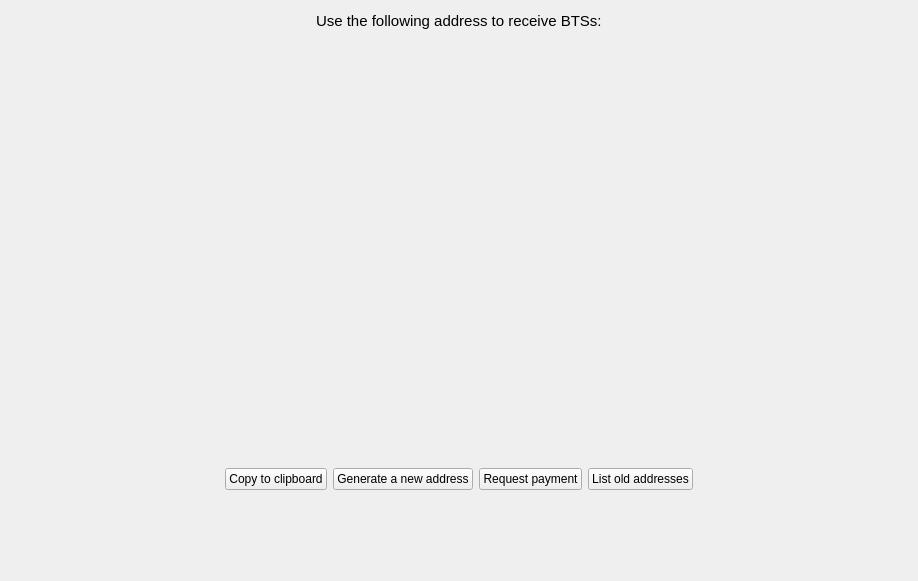
<?xml version="1.0" encoding="UTF-8"?>
<ui version="4.0">
 <class>getAddressToReceive</class>
 <widget class="QWidget" name="getAddressToReceive">
  <property name="windowModality">
   <enum>Qt::NonModal</enum>
  </property>
  <property name="geometry">
   <rect>
    <x>0</x>
    <y>0</y>
    <width>918</width>
    <height>581</height>
   </rect>
  </property>
  <property name="sizePolicy">
   <sizepolicy hsizetype="MinimumExpanding" vsizetype="MinimumExpanding">
    <horstretch>0</horstretch>
    <verstretch>0</verstretch>
   </sizepolicy>
  </property>
  <property name="windowTitle">
   <string>Form</string>
  </property>
  <layout class="QGridLayout" name="gridLayout">
   <item row="0" column="0">
    <layout class="QVBoxLayout" name="verticalLayout">
     <property name="sizeConstraint">
      <enum>QLayout::SetNoConstraint</enum>
     </property>
     <item>
      <layout class="QHBoxLayout" name="horizontalLayout">
       <item>
        <spacer name="horizontalSpacer">
         <property name="orientation">
          <enum>Qt::Horizontal</enum>
         </property>
         <property name="sizeHint" stdset="0">
          <size>
           <width>40</width>
           <height>20</height>
          </size>
         </property>
        </spacer>
       </item>
       <item>
        <widget class="QLabel" name="label">
         <property name="font">
          <font>
           <pointsize>11</pointsize>
          </font>
         </property>
         <property name="text">
          <string>Use the following address to receive BTSs:</string>
         </property>
        </widget>
       </item>
       <item>
        <spacer name="horizontalSpacer_2">
         <property name="orientation">
          <enum>Qt::Horizontal</enum>
         </property>
         <property name="sizeHint" stdset="0">
          <size>
           <width>40</width>
           <height>20</height>
          </size>
         </property>
        </spacer>
       </item>
      </layout>
     </item>
     <item>
      <spacer name="verticalSpacer">
       <property name="orientation">
        <enum>Qt::Vertical</enum>
       </property>
       <property name="sizeType">
        <enum>QSizePolicy::Maximum</enum>
       </property>
       <property name="sizeHint" stdset="0">
        <size>
         <width>20</width>
         <height>40</height>
        </size>
       </property>
      </spacer>
     </item>
     <item>
      <spacer name="verticalSpacer_2">
       <property name="orientation">
        <enum>Qt::Vertical</enum>
       </property>
       <property name="sizeHint" stdset="0">
        <size>
         <width>20</width>
         <height>40</height>
        </size>
       </property>
      </spacer>
     </item>
     <item>
      <layout class="QHBoxLayout" name="horizontalLayout_8">
       <item>
        <spacer name="horizontalSpacer_4">
         <property name="orientation">
          <enum>Qt::Horizontal</enum>
         </property>
         <property name="sizeHint" stdset="0">
          <size>
           <width>40</width>
           <height>20</height>
          </size>
         </property>
        </spacer>
       </item>
       <item>
        <layout class="QHBoxLayout" name="horizontalLayout_2">
         <item>
          <spacer name="horizontalSpacer_16">
           <property name="orientation">
            <enum>Qt::Horizontal</enum>
           </property>
           <property name="sizeHint" stdset="0">
            <size>
             <width>40</width>
             <height>20</height>
            </size>
           </property>
          </spacer>
         </item>
         <item>
          <layout class="QVBoxLayout" name="verticalLayout_3">
           <item>
            <widget class="QRImageWidget" name="lblQRCode">
             <property name="sizePolicy">
              <sizepolicy hsizetype="Expanding" vsizetype="Fixed">
               <horstretch>0</horstretch>
               <verstretch>0</verstretch>
              </sizepolicy>
             </property>
             <property name="minimumSize">
              <size>
               <width>300</width>
               <height>320</height>
              </size>
             </property>
             <property name="toolTip">
              <string>QR Code</string>
             </property>
             <property name="styleSheet">
              <string notr="true"/>
             </property>
             <property name="textFormat">
              <enum>Qt::PlainText</enum>
             </property>
             <property name="alignment">
              <set>Qt::AlignCenter</set>
             </property>
             <property name="wordWrap">
              <bool>true</bool>
             </property>
            </widget>
           </item>
          </layout>
         </item>
         <item>
          <spacer name="horizontalSpacer_15">
           <property name="orientation">
            <enum>Qt::Horizontal</enum>
           </property>
           <property name="sizeHint" stdset="0">
            <size>
             <width>40</width>
             <height>20</height>
            </size>
           </property>
          </spacer>
         </item>
        </layout>
       </item>
       <item>
        <spacer name="horizontalSpacer_3">
         <property name="orientation">
          <enum>Qt::Horizontal</enum>
         </property>
         <property name="sizeHint" stdset="0">
          <size>
           <width>40</width>
           <height>20</height>
          </size>
         </property>
        </spacer>
       </item>
      </layout>
     </item>
     <item>
      <spacer name="verticalSpacer_3">
       <property name="orientation">
        <enum>Qt::Vertical</enum>
       </property>
       <property name="sizeHint" stdset="0">
        <size>
         <width>20</width>
         <height>40</height>
        </size>
       </property>
      </spacer>
     </item>
     <item>
      <layout class="QHBoxLayout" name="horizontalLayout_7">
       <item>
        <spacer name="horizontalSpacer_13">
         <property name="orientation">
          <enum>Qt::Horizontal</enum>
         </property>
         <property name="sizeHint" stdset="0">
          <size>
           <width>40</width>
           <height>20</height>
          </size>
         </property>
        </spacer>
       </item>
       <item>
        <widget class="QPushButton" name="copyClipboardButton">
         <property name="text">
          <string>Copy to clipboard</string>
         </property>
        </widget>
       </item>
       <item>
        <widget class="QPushButton" name="newAddressButton">
         <property name="text">
          <string>Generate a new address</string>
         </property>
        </widget>
       </item>
       <item>
        <widget class="QPushButton" name="requestPaymentButton">
         <property name="text">
          <string>Request payment</string>
         </property>
        </widget>
       </item>
       <item>
        <widget class="QPushButton" name="requestNewAddressButton">
         <property name="text">
          <string>List old addresses</string>
         </property>
        </widget>
       </item>
       <item>
        <spacer name="horizontalSpacer_14">
         <property name="orientation">
          <enum>Qt::Horizontal</enum>
         </property>
         <property name="sizeHint" stdset="0">
          <size>
           <width>40</width>
           <height>20</height>
          </size>
         </property>
        </spacer>
       </item>
      </layout>
     </item>
     <item>
      <spacer name="verticalSpacer_4">
       <property name="orientation">
        <enum>Qt::Vertical</enum>
       </property>
       <property name="sizeType">
        <enum>QSizePolicy::MinimumExpanding</enum>
       </property>
       <property name="sizeHint" stdset="0">
        <size>
         <width>20</width>
         <height>80</height>
        </size>
       </property>
      </spacer>
     </item>
    </layout>
   </item>
  </layout>
 </widget>
 <customwidgets>
  <customwidget>
   <class>QRImageWidget</class>
   <extends>QLabel</extends>
   <header>receiverequestdialog.h</header>
  </customwidget>
 </customwidgets>
 <resources/>
 <connections/>
</ui>
